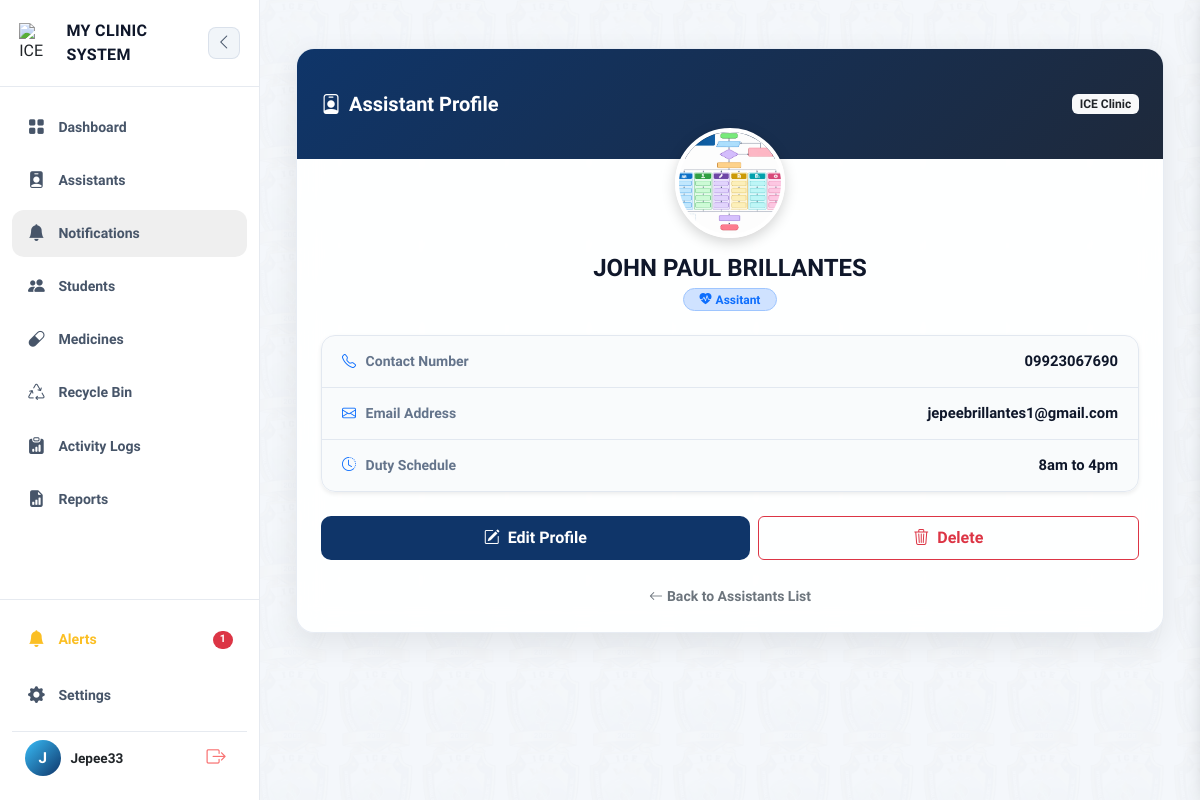
The app's page /nurses/12/ (signed in) with its own data.
### clinic/models.py (models this page shows, shortened)
class Nurse(models.Model):
    user = models.OneToOneField(User, on_delete=models.SET_NULL, null=True, blank=True, related_name='nurse_profile')
    full_name = models.CharField(max_length=150)
    age = models.PositiveIntegerField(null=True, blank=True)
    photo = models.ImageField(upload_to='nurse_photos/', blank=True, null=True)
    position = models.CharField(max_length=100, blank=True, help_text="hal. School Nurse, Clinic Head")
    contact_number = models.CharField(max_length=20, blank=True)
    email = models.EmailField(blank=True)
    schedule = models.CharField(max_length=150, blank=True, help_text="hal. Mon-Fri, 8AM-5PM (Time of Duty)")
    date_added = models.DateTimeField(auto_now_add=True)
    is_deleted = models.BooleanField(default=False)
    deleted_at = models.DateTimeField(null=True, blank=True)
    deleted_by = models.ForeignKey(User, on_delete=models.SET_NULL, null=True, blank=True, related_name='assistants_moved_to_recycle_bin')

### clinic/views/nurse.py (the view)
# urls.py: path('nurses/<int:pk>/', views.nurse_views, name='nurse_views'),
@login_required
@role_required("admin")
def nurse_views(request, pk):
    nurse = get_object_or_404(Nurse, pk=pk, is_deleted=False)
    return render(request, "clinic/nurses/nurse_views.html", {"nurse": nurse})

### clinic/models.py (called while the page is built)
    @property
    def is_low_stock(self):
        return self.quantity_in_stock <= self.low_stock_threshold

### clinic/templates/clinic/nurses/nurse_views.html (shortened to what this page needs)
{% extends "clinic/base.html" %}
{% load static %}
{% block content %}
<link rel="stylesheet" href="https://cdnjs.cloudflare.com/ajax/libs/animate.css/4.1.1/animate.min.css" />
<link rel="stylesheet" href="https://cdn.jsdelivr.net/npm/bootstrap-icons@1.11.1/font/bootstrap-icons.css">
<div class="profile-container ">
    <div class="profile-card">
        <div class="profile-header-bg d-flex align-items-center justify-content-between px-4">
            <h4 class="text-white fw-bold m-0 fs-5">
                <i class="bi bi-person-badge me-2"></i>Assistant Profile
            </h4>
            <span class="badge bg-light text-dark fw-semibold">ICE Clinic</span>
        </div>
        <div class="card-body p-4 text-center">
            <div class="profile-avatar-wrapper mb-3">
                {% if nurse.photo %}
                    <img src="{{ nurse.photo.url }}" alt="{{ nurse.full_name }}" class="profile-img">
                {% else %}
                    <div class="profile-avatar-placeholder">
                        {{ nurse.full_name|slice:":1"|upper }}
                    </div>
                {% endif %}
            </div>
            <h3 class="fw-bold profile-name mb-1">{{ nurse.full_name }}</h3>
            <span class="badge bg-primary-subtle text-primary border border-primary-subtle px-3 py-1 rounded-pill fw-semibold mb-4">
                <i class="bi bi-heart-pulse-fill me-1"></i>{{ nurse.position|default:"Clinic Assistant" }}
            </span>
            <div class="info-list text-start mb-4 shadow-sm">
                <div class="info-item">
                    <span class="info-label"><i class="bi bi-telephone text-primary"></i> Contact Number</span>
                    <span class="info-value">{{ nurse.contact_number|default:"Ã¢â‚¬â€" }}</span>
                </div>
                <div class="info-item">
                    <span class="info-label"><i class="bi bi-envelope text-primary"></i> Email Address</span>
                    <span class="info-value">{{ nurse.email|default:"Ã¢â‚¬â€" }}</span>
                </div>
                <div class="info-item">
                    <span class="info-label"><i class="bi bi-clock-history text-primary"></i> Duty Schedule</span>
                    <span class="info-value">{{ nurse.schedule|default:"Ã¢â‚¬â€" }}</span>
                </div>
            </div>
            <div class="d-flex flex-wrap gap-2 justify-content-center action-buttons-group">
                <a href="{% url 'nurse_edit' nurse.pk %}" class="btn btn-edit-nurse flex-grow-1 d-flex align-items-center justify-content-center gap-2">
                    <i class="bi bi-pencil-square"></i> Edit Profile
                </a>
                <button type="button" class="btn btn-outline-danger btn-delete-nurse fw-semibold flex-grow-1 d-flex align-items-center justify-content-center gap-2" id="openModalBtn">
                    <i class="bi bi-trash3"></i> Delete
                </button>
            </div>
            <div class="mt-4">
                <a href="{% url 'nurse_list' %}" class="text-decoration-none text-secondary small fw-semibold d-inline-flex align-items-center gap-1">
                    <i class="bi bi-arrow-left"></i> Back to Assistants List
                </a>
            </div>
        </div>
    </div>
</div>
{% endblock %}

### clinic/templates/clinic/base.html (shortened to what this page needs)
{% load static %}
<!DOCTYPE html>
<html lang="en">
<head>
    <link href="https://cdn.jsdelivr.net/npm/bootstrap@5.3.0/dist/css/bootstrap.min.css" rel="stylesheet">
    <link rel="stylesheet" href="https://cdn.jsdelivr.net/npm/bootstrap-icons@1.11.0/font/bootstrap-icons.css">
</head>
<body class="bg-body text-body">
    <div style="display: flex; min-height: 100vh; width: 100%; position: relative;">
        <aside id="appSidebar">
            <div>
                <div class="sidebar-header-glass">
                    <div class="brand-logo-container" id="logoToggleBtn"
                        style="display: flex; align-items: center; gap: 0.5rem; cursor: pointer;"
                        title="Toggle Sidebar">
                        <img src="{% static 'clinic/img/me.png' %}" alt="ICE Clinic Logo"
                            style="width: 40px; height: 40px; object-fit: contain;">
                        <span class="brand-text">MY CLINIC SYSTEM</span>
                    </div>
                    <button class="sidebar-toggle-btn desktop-toggle-btn d-none d-lg-flex" id="toggleSidebarDesktopBtn"
                        title="Toggle Sidebar">
                        <i class="bi bi-chevron-left"></i>
                    </button>
                </div>
                <nav style="padding: 1rem 0.75rem;">
                    <a href="{% url 'dashboard' %}"
                        class="nav-item-link {% if request.resolver_match.url_name == 'dashboard' %}active{% endif %}"
                        title="Dashboard">
                        <i class="bi bi-grid-fill"></i>
                        <span>Dashboard</span>
                    </a>
                    {% if user.is_authenticated and user.profile.role == 'admin' %}
                    <a href="{% url 'nurse_list' %}"
                        class="nav-item-link {% if request.resolver_match.url_name == 'nurse_list' or request.resolver_match.url_name == 'nurse_detail' %}active{% endif %}"
                        title="Assistants"><i class="bi bi-person-badge-fill"></i><span>Assistants</span></a>
                    <button class="nav-item-link w-100 border-0 text-start" type="button" id="notifBellBtn"
                        title="Notifications">
                    <i class="bi bi-bell-fill"></i><span>Notifications</span>
                </button>
                {% endif %}
                    <a href="{% url 'student_records' %}"
                        class="nav-item-link {% if request.resolver_match.url_name == 'student_records' %}active{% endif %}"
                        title="Students">
                        <i class="bi bi-people-fill"></i>
                        <span>Students</span>
                    </a>
                    <a href="{% url 'medicine_list' %}"
                        class="nav-item-link {% if request.resolver_match.url_name == 'medicine_list' %}active{% endif %}"
                        title="Medicines">
                        <i class="bi bi-capsule"></i>
                        <span>Medicines</span>
                    </a>
                    {% if user.is_authenticated and user.profile.role == 'admin' %}
                    <a href="{% url 'trash_list' %}"
                        class="nav-item-link {% if request.resolver_match.url_name == 'trash_list' or request.resolver_match.url_name == 'trash_legacy' %}active{% endif %}"
                        title="Recycle Bin">
                        <i class="bi bi-recycle"></i><span>Recycle Bin</span>
                    </a>
                    <a href="{% url 'activity_log_list' %}"
                        class="nav-item-link {% if request.resolver_match.url_name == 'activity_log_list' %}active{% endif %}"
                        title="Activity Logs">
                        <i class="bi bi-clipboard-data-fill"></i><span>Activity Logs</span>
                    </a>
                    {% endif %} <a href="{% url 'reports' %}"
                        class="nav-item-link {% if request.resolver_match.url_name == 'reports' %}active{% endif %}"
                        title="Reports">
                        <i class="bi bi-file-earmark-bar-graph-fill"></i>
                        <span>Reports</span>
                    </a>
                </nav>
            </div>
            <div class="sidebar-footer-glass">
                {% if nav_low_stock_count %}
                <a href="{% url 'medicine_list' %}" class="nav-item-link" style="color: #fbbf24; margin-bottom: 0.5rem;"
                    title="Alerts">
                    <i class="bi bi-bell-fill"></i>
                    <span>Alerts</span>
                    <span class="badge rounded-pill bg-danger ms-auto nav-badge">{{ nav_low_stock_count }}</span>
                </a>
                {% endif %}
                <a href="{% url 'settings' %}"
                    class="nav-item-link {% if request.resolver_match.url_name == 'settings' %}active{% endif %}"
                    style="margin-bottom: 0.75rem;" title="Settings">
                    <i class="bi bi-gear-fill"></i>
                    <span>Settings</span>
                </a>
                {% if user.is_authenticated %}
                <div class="user-profile-card"
                    style="display: flex; align-items: center; justify-content: space-between; padding: 0.5rem 0.8rem;">
                    <div style="display: flex; align-items: center; gap: 0.6rem; overflow: hidden;">
                        <div class="user-avatar-glow"
                            title="{% if user.first_name %}{{ user.first_name }} {{ user.last_name }}{% else %}{{ user.username|title }}{% endif %}">
                            {% if user.first_name %}
                            {{ user.first_name|slice:":1"|upper }}{% if user.last_name %}{{
                            user.last_name|slice:":1"|upper }}{% endif %}
                            {% else %}
                            {{ user.username|slice:":1"|upper }}
                            {% endif %}
                        </div>
                        <div class="user-info-text" style="overflow: hidden; font-size: 0.85rem; font-weight: 600;">
                            {% if user.first_name %}
                            {{ user.first_name }} {{ user.last_name }}
                            {% else %}
                            {{ user.username|title }}
                            {% endif %}
                        </div>
                    </div>
                    <form action="{% url 'logout' %}" method="post" style="margin: 0;">
                        <button type="submit" class="btn-logout" title="Logout"
                            style="background: none; border: none; cursor: pointer; display: flex; align-items: center;">
                            <i class="bi bi-box-arrow-right" style="font-size: 1.2rem;"></i>
                        </button>
                    </form>
                </div>
                {% endif %}
            </div>
        </aside>
        <div class="main-container">
            <main class="content-main"
                style="background-image: url(&quot;{% static 'clinic/img/studentbackground.png' %}&quot;); background-repeat: repeat; background-size: cover; background-attachment: fixed;">
                <div class="content-inner">
                    {% block content %}{% endblock %}
                </div>
            </main>
        </div>
    </div>
</body>
</html>

### clinic/templates/clinic/base.html (style rules this page uses)
:root { --glow-blue: #38bdf8; --glow-purple: #a855f7; --sidebar-width: 260px; --sidebar-collapsed-width: 80px; }
[data-bs-theme="light"] { --shell-bg: #f4f7fb; --sidebar-bg: rgba(255, 255, 255, 0.95); --sidebar-border: rgba(15, 53, 105, 0.1); --nav-text: #475569; --nav-hover-bg: rgba(15, 53, 105, 0.06); --nav-hover-color: #0F3569; --main-overlay: rgba(244, 247, 251, 0.94); --text-primary: #0f172a; --toggle-btn-bg: #f1f5f9; --toggle-btn-color: #475569; --logout-hover-bg: rgba(239, 68, 68, 0.1); }
body { height: 100%; margin: 0; padding: 0; font-family: 'Plus Jakarta Sans', sans-serif; background: var(--shell-bg); color: var(--text-primary); overflow-x: hidden; touch-action: pan-y; }
#appSidebar { width: var(--sidebar-width); min-width: var(--sidebar-width); position: fixed; top: 0; left: 0; height: 100vh; display: flex; flex-direction: column; justify-content: space-between; z-index: 1040; overflow-y: auto; overflow-x: hidden; background: var(--sidebar-bg); border-right: 1px solid var(--sidebar-border); transition: none !important; }
.sidebar-header-glass { padding: 1.2rem; display: flex; align-items: center; justify-content: space-between; gap: 0.75rem; border-bottom: 1px solid var(--sidebar-border); white-space: normal; }
.brand-text { font-weight: 800; font-size: 1rem; text-transform: uppercase; letter-spacing: 0.02em; color: var(--text-primary); }
.sidebar-toggle-btn { background: var(--toggle-btn-bg); border: 1px solid var(--sidebar-border); color: var(--toggle-btn-color); width: 32px; height: 32px; border-radius: 8px; display: flex; align-items: center; justify-content: center; cursor: pointer; flex-shrink: 0; }
.nav-item-link { display: flex; align-items: center; gap: 0.75rem; padding: 0.7rem 0.9rem; border-radius: 0.75rem; margin-bottom: 0.35rem; font-size: 0.88rem; font-weight: 600; text-decoration: none; color: var(--nav-text); white-space: nowrap; }
.nav-item-link i { font-size: 1.05rem; width: 20px; text-align: center; flex-shrink: 0; }
.sidebar-footer-glass { padding: 1rem 0.75rem; border-top: 1px solid var(--sidebar-border); white-space: nowrap; }
.user-profile-card { display: flex; align-items: center; justify-content: space-between; padding-top: 0.75rem; border-top: 1px solid var(--sidebar-border); gap: 0.5rem; }
.user-avatar-glow { width: 36px; height: 36px; border-radius: 50%; background: linear-gradient(135deg, #38bdf8 0%, #0F3569 100%); color: #ffffff; font-weight: 800; display: flex; align-items: center; justify-content: center; flex-shrink: 0; font-size: 0.95rem; }
.btn-logout { background: transparent; border: none; color: #f87171; width: 36px; height: 36px; border-radius: 8px; display: flex; align-items: center; justify-content: center; cursor: pointer; flex-shrink: 0; padding: 0; }
@media (min-width: 992px) { body:not(.sidebar-collapsed) #toggleSidebarDesktopBtn { display: flex !important; visibility: visible !important; opacity: 1 !important; } }
.main-container { margin-left: var(--sidebar-width); flex-grow: 1; display: flex; flex-direction: column; min-height: 100vh; width: calc(100% - var(--sidebar-width)); position: relative; z-index: 1; transition: none !important; }
.content-main { flex-grow: 1; padding: 1.5rem; position: relative; min-height: 100vh; }
.content-inner { position: relative; z-index: 2; }

### records on screen
Nurse: photo (picture), full_name "JOHN PAUL BRILLANTES", position "Assitant", contact_number "09923067690", email "jepeebrillantes1@gmail.com", schedule "8am to 4pm"

### other values on screen
{{ nav_low_stock_count }} "1"
{{ user.username|slice:":1"|upper }} "J"
{{ user.username|title }} "Jepee33"
